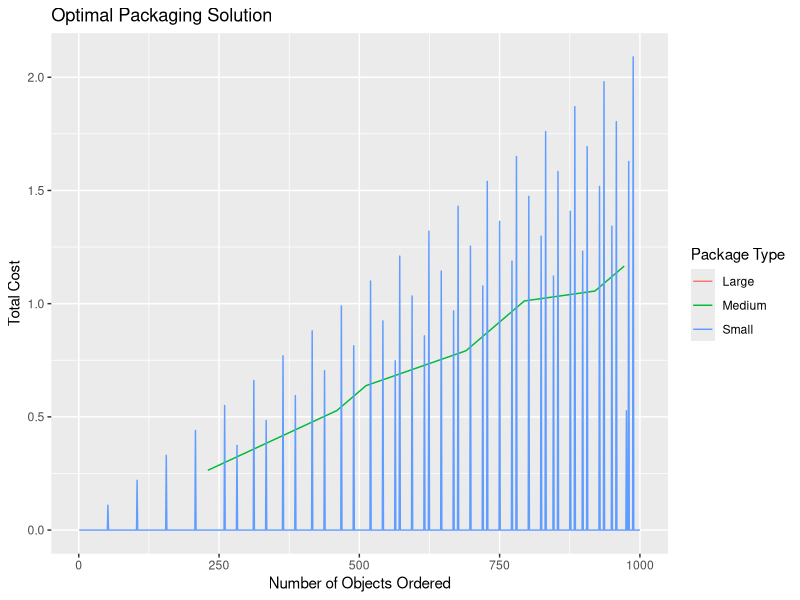

Generate this figure with R:
# Install and load Packages
if(!require(lpSolve)) {
  install.packages("lpSolve")
  library(lpSolve)
}

if(!require(ggplot2)) {
  install.packages("ggplot2")
  library(ggplot2)
}

# Define the objective function coefficients
f.obj <- c(0.11, 0.264, 0.417)

# Define the constraint matrix (how many units per each, respectively)
f.con <- matrix(c(52, 230, 924), nrow = 1)

# Define the direction of the constraints (do we want to consider partial fill)
f.dir <- "="

# Define the demand range (simulation range)
demand_range <- 1:1000

# Initialize vectors to store the results
total_cost <- numeric(length(demand_range))
package_type <- character(length(demand_range))

# Define the package names (Medium/Golden/Minibulk, etc?)
package_names <- c("Small", "Medium", "Large")

# Loop over the demand values
for (i in seq_along(demand_range)) {
  
  # Get the current demand value
  f.rhs <- demand_range[i]
  
  # Solve the LP problem
  optimum <- lp("min", f.obj, f.con, f.dir, f.rhs, all.int = TRUE)
  
  # Check if the solution is empty
  if (length(optimum$solution) == 0) {
    # If the solution is empty, assign "None" to package_type[i]
    package_type[i] <- "None"
  } else {
    # Otherwise, store the total cost and the type of the optimal package
    total_cost[i] <- sum(f.obj * optimum$solution)  # Modified here
    package_type[i] <- package_names[which.max(optimum$solution)]
  }
}

# Create a data frame of the results
results <- data.frame(Demand = demand_range, TotalCost = total_cost, PackageType = package_type)

# Plot the results
ggplot(results, aes(x = Demand, y = TotalCost, color = PackageType)) +
  geom_line() +
  labs(title = "Optimal Packaging Solution", x = "Number of Objects Ordered", y = "Total Cost") +
  scale_color_discrete(name = "Package Type")
